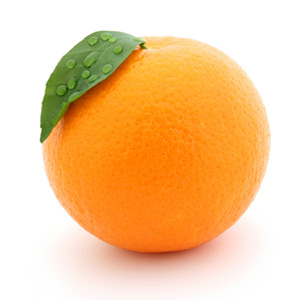
#> input picture orange.jpg, 300 x 300 px
$ python ns.py   (Python 2 division)
#> lines starting #> are read from the running program, lines starting #| are printed output that depends on the picture; after the words box and inside, x2 and y2 are one past the last pixel; in counts of white or black regions, pixels touching at a corner belong together
# Incompressible Newtonian fluids are governed by the Navier-Stokes equations couple the velocity vector fi eld to pressure
# The Navier-Stokes analogy guarantees, in a very natural way, continuity of the
# image intensity function I and its isophote directions across the boundary of the
# inpainting region.

# Importing the required libraries which will be used
import cv2
import numpy as np
from matplotlib import pyplot as plt

# Read image through opencv,the image should be in the working directory or a full path of image should be given.
img = cv2.imread('orange.jpg')
#> img is the input picture: shape (300, 300, 3); mean B, G, R 153.8, 202.5, 244.5

# Convert the loaded image into a numpy array
# Working on numpy arrays is simpler and comes with a lot of inbuilt scientific computations
a = np.array(img)

# Because we want only a binary image and the numpy shape is(height, width[, depth])
height, width = a.shape[1::-1]
#> height = 300; width = 300

print height, width
#| 300 300
print a.size
#| 270000

# As we want to create a mask and impose it on the image
mask = np.zeros(img.shape[:-1])

# Create couple of masks boundaries to fill in with values
mask[90:120, 120:130] = 1
mask[200:210, 130:150] = 1

# Fill the mask with black pixel values
b = img.copy()
for l in range(b.shape[-1]):
    b[np.where(mask)] = 0
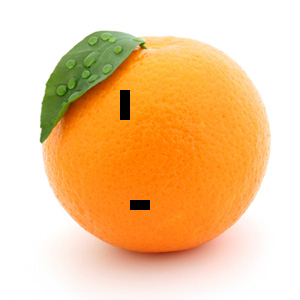
#> b: shape (300, 300, 3); 0.56% of pixels changed, all inside (x1, y1, x2, y2) = (120, 90, 150, 210)
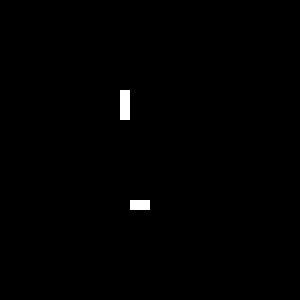
#> mask: shape (300, 300) float64; values 0 (black) and 1 (white), 0.56% white; 2 white regions, box (x1, y1, x2, y2) and area: (120, 90, 130, 120) 300, (130, 200, 150, 210) 200

# Display the image with holes/masks in it
cv2.imshow('g', b)

# Find the image pixels which went on missing
unfilled_pixels = np.where(b == 0)
# Create the numpy array for the image with holes in it
r = np.array(unfilled_pixels, np.int32)
# Display them
print r
#> (printed output is left out)

# Set the parameters for the Iteration of the algorithm

# As the image shape, we define the Boundary for the initial part
hm = height
#> hm = 300
wm = width
#> wm = 300
tx = 1
ty = 1
# Multiple values tried for the below variable
alpha = 0.022
i = 0
j = 0
# Velocity divergent or Diffusion coefficient
nu = 2
# Set the constant for the decreasing function
beta = 3
# The differernce in timestep
dt = 0.9
g = np.empty(b.shape)

# Copy the source image
w = img.copy()
c = np.empty(b.shape)

# Boundary Condition W = div I
for i in range(1, hm - 1, 1):
    for j in range(1, wm - 1, 1):
        w[i][j] = (b[i + 1][j] + b[i - 1][j] + b[i][j + 1] + b[i][j - 1] - 4.0 * b[i][j])/ tx
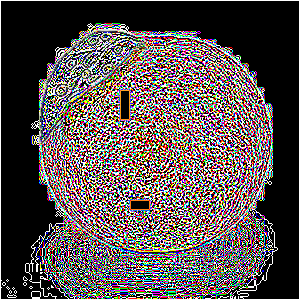
#> w: shape (300, 300, 3); mean B, G, R 80.7, 81.1, 90.2

# Navier stokes solver
for i in range(1, hm - 1, 1):
    for j in range(1, wm - 1, 1):
        # Calculate the Anisotropic Diffusion on the region.
        # Here the diffusion function g is monotonically decreasing and depends on the size of the gradient of the image
        g[i][j] = 1 / (1 + beta * ((((b[i + 1][j] - b[i - 1][j]) / tx) * 2) + (((b[i][j + 1] - b[i][j - 1]) / ty) * 2)))

        c[i][j] = nu * (((0.5 * (((g[i + 1][j] + g[i][j]) * (b[i + 1][j] - b[i][j]) -
                                  ((g[i][j] + g[i - 1][j]) * (b[i][j] - b[i - 1][j]))) / tx))) +
                        ((0.5 * ((g[i][j + 1] + g[i][j]) * (b[i][j + 1] - b[i][j]) -
                                 ((g[i][j - 1] + g[i][j]) * (b[i][j] - b[i][j - 1]))) / ty)))

        # Iterate through the Navier stokes equation
        w[i][j] = w[i][j] + dt * ((((-b[j][j] * (w[i + 1][j] - w[i - 1][j])) / tx) +
                                   ((b[i][i] * (w[i][j + 1] - w[i][j - 1])) / ty)) + c[i][j])

        # Solving to update the above pixel value for w[i][j] by SOR
        w[i][j] = b[i][j] + alpha * 0.25 * (b[i + 1][j] + b[i - 1][j] + b[i][j + 1] + b[i][j - 1] - 4.0 * a[i][j])
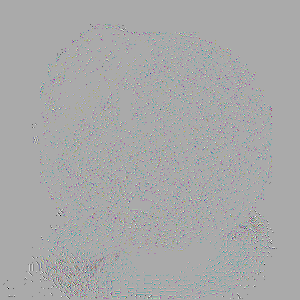
#> c: shape (300, 300, 3) float64; mean B, G, R -5.6, -7.2, -10.8; drawn with min black and max white
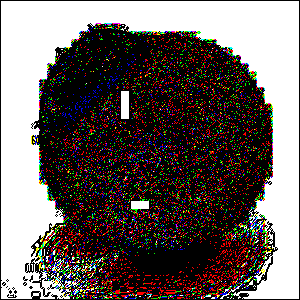
#> g: shape (300, 300, 3) float64; mean B, G, R 0.382, 0.392, 0.427


# Display the resultant image
cv2.imshow('n', w)

# Creates a plotting area for the figure
plt.imshow(w, cmap='viridis')
plt.show()

$ run again, with 2.png saved as orange.jpg
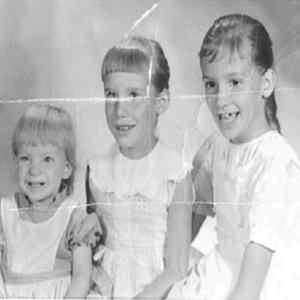
#> input picture 2.png, 300 x 300 px
#> img is the input picture: shape (300, 300, 3); min 32, max 255, mean 189.1
#| 300 300
#| 270000
#> (printed output is left out)
#> after the loop `for i in range(1, hm - 1, 1):`:
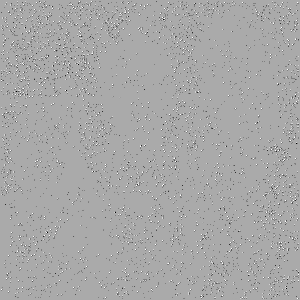
#> c: shape (300, 300, 3) float64; min -1018, max 508, mean -11.3; drawn with min black and max white
#> after the loop `for i in range(1, hm - 1, 1):`:
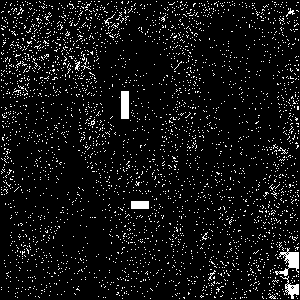
#> g: shape (300, 300, 3) float64; values 0 (black) and 1 (white), 6.9% white in thin lines or dots
